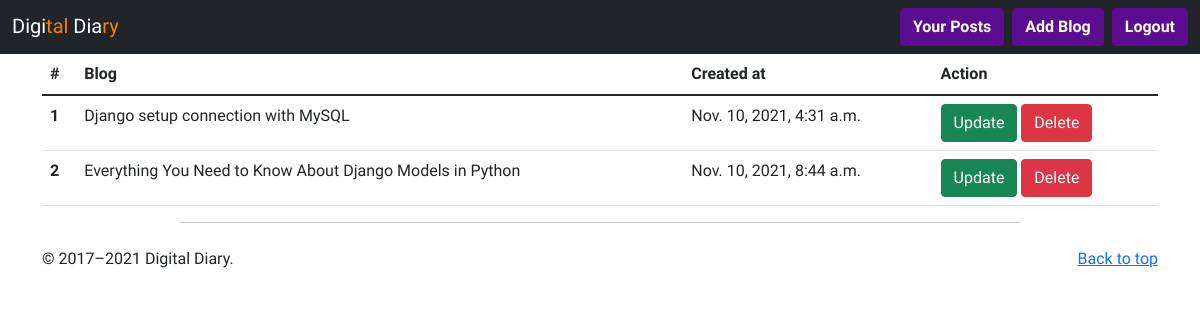
The app's page /see-blog/ (signed in) with its own data.
### home/models.py (models this page shows, shortened)
class BlogModels(models.Model):
    title = models.CharField(max_length=1000)
    content = FroalaField()
    user = models.ForeignKey(User, blank=True, null=True, on_delete=models.CASCADE)
    slug = models.SlugField(max_length=100, null=True, blank=True)
    image = models.ImageField(upload_to='blog')
    created_at = models.DateTimeField(auto_now_add=True)
    upload_to = models.DateTimeField(auto_now=True)

### home/views.py (the view)
# urls.py: path('see-blog/', see_blogs, name='see_blogs'),
def see_blogs(request):
    context = {}
    try:
        blog_objss = BlogModels.objects.filter(user = request.user)
        context['blog_objss'] = blog_objss
    except Exception as e:
        print(e)
    return render(request, 'see_blogs.html', context)

### home/templates/see_blogs.html
{% extends "base.html" %} {% block start %}
<div class="container">
    <table class="table">
  <thead>
    <tr>
      <th scope="col">#</th>
      <th scope="col">Blog</th>
      <th scope="col">Created at</th>
      <th scope="col">Action</th>
    </tr>
  </thead>
  <tbody>
  {% for blog in blog_objss %}
    <tr>
      <th scope="row">{{forloop.counter}}</th>
      <td>{{blog.title}}</td>
      <td>{{blog.created_at}}</td>
      <td>
      <a href="{% url 'blog_update' blog.slug %}" class="btn btn-success">Update</a>
      <a href="{% url 'blog_delete' blog.id %}" class="btn btn-danger">Delete</a>
      </td>
    </tr>
    {% endfor %}
  </tbody>
</table>
</div>
{% endblock %}

### public/static/css/login.css (style rules this page uses)
* { font-family: 'Philosopher', sans-serif; }

### records on screen
BlogModels: title "Django setup connection with MySQL", created_at "Nov. 10, 2021, 4:31 a.m."
BlogModels: title "Everything You Need to Know About Django Models in Python", created_at "Nov. 10, 2021, 8:44 a.m."
